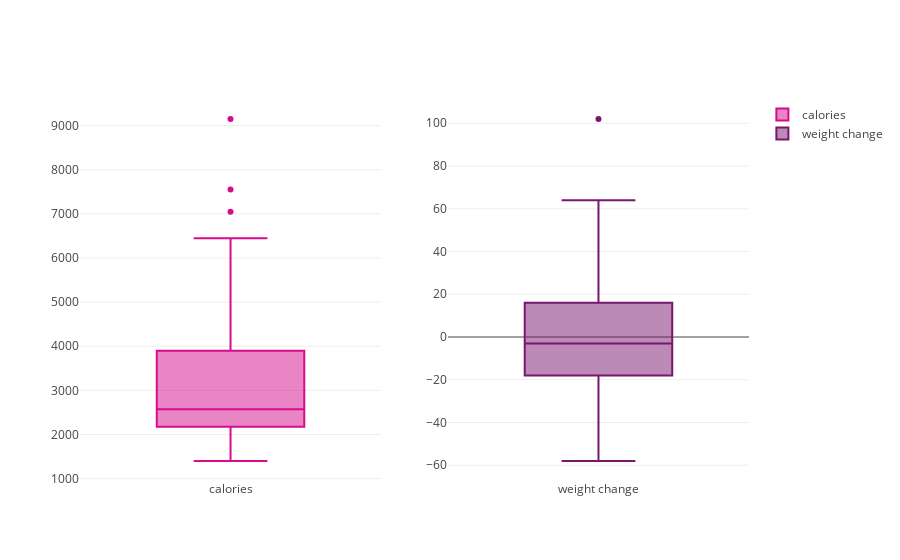

The notebook cell saved with this chart:
### Code cell
# try box plots
# summary for calories throught time

trace = go.Box(y=df.calories, name ='calories', marker =  dict(color='rgb(214,12,140)'))
trace2 =  go.Box(y=df.change, name= 'weight change', marker = dict(color='rgb(121,23,110)'))

fig2 = tools.make_subplots(rows=1, cols=2)
fig2.append_trace(trace, 1, 1)
fig2.append_trace(trace2, 1, 2)

iplot(fig2, filename='stacked-subplots')

### Figure 1 — Plotly figure (JSON) as saved in the notebook; plotly's stock layout.template omitted (floating-point values rounded to 4 significant figures; data arrays with more than 128 entries replaced by an {"elided": "..."} marker saying what was removed)
{"data": [{"marker": {"color": "rgb(214,12,140)"}, "name": "calories", "type": "box", "uid": "dde4b021-3e6d-4602-8429-61129a856979", "xaxis": "x", "y": {"elided": "140 int values"}, "yaxis": "y"}, {"marker": {"color": "rgb(121,23,110)"}, "name": "weight change", "type": "box", "uid": "5a55ca70-7a86-470b-84c5-d47972cd9017", "xaxis": "x2", "y": {"elided": "140 int values"}, "yaxis": "y2"}], "layout": {"xaxis": {"anchor": "y", "domain": [0, 0.45]}, "xaxis2": {"anchor": "y2", "domain": [0.55, 1]}, "yaxis": {"anchor": "x", "domain": [0, 1]}, "yaxis2": {"anchor": "x2", "domain": [0, 1]}}}
